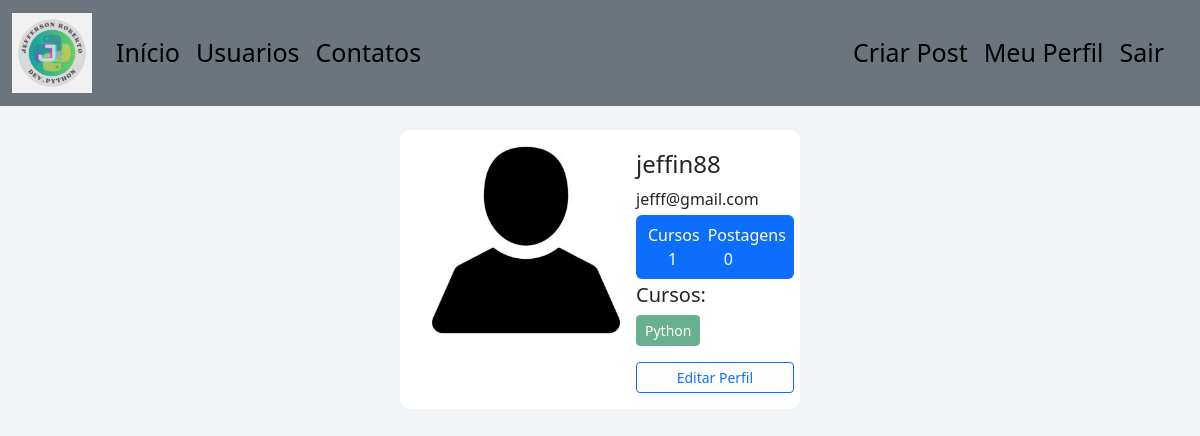
The page /perfil (signed in) on the database its author committed.
### ProjectBlogJeff/models.py (models this page shows)
class Usuario(database.Model, UserMixin):
    id = database.Column(database.Integer, primary_key=True)
    username = database.Column(database.String(10), nullable=False, unique=True)
    email = database.Column(database.String, unique=True, nullable=False)
    senha = database.Column(database.String, nullable=False)
    foto_de_perfil = database.Column(database.String, nullable=False, default='default.jpg')
    posts = database.relationship('Post', backref='autor', lazy=True)
    cursos = database.Column(database.String, nullable=False, default='Não informado')

### ProjectBlogJeff/routes.py (the view)
@app.route('/perfil')
@login_required
def meu_perfil():
    form_editar_perfil = FormEditarPerfil()
    foto_perfil = url_for('static', filename= 'fotos_perfil/{}'.format(current_user.foto_de_perfil))
    cursos = cursos_lista(current_user.cursos)
    qtd_cursos = len(cursos)
    return render_template('meu_perfil.html', foto_perfil=foto_perfil,
                           form_editar_perfil=form_editar_perfil, cursos=cursos, qtd_cursos=qtd_cursos)

### ProjectBlogJeff/funcoes.py (called while the page is built)
def cursos_lista(cursos):
    lista = []
    cursos = cursos.split(';')
    for curso in cursos:
        lista.append(curso)
    return lista

### ProjectBlogJeff/models.py (called while the page is built)
@login_manager.user_loader
def load_user(id_usuario):
    return Usuario.query.get(int(id_usuario))

### ProjectBlogJeff/templates/meu_perfil.html (shortened to what this page needs)
{% extends 'base.html' %}
{% block body %}
<div class="container d-flex justify-content-center">
    <div class="card p-3" >
            <div class="row">
                <div class="col-perfil d-flex" >
                    <div class="pe-0">
                        <img src="{{ foto_perfil }}" class = "rounded px-3" width="220" >
                    </div>
                    <div class="w-100 pe-5">
                       <h4 class="mt-1"> {{ current_user.username }}</h4>
                       <span style = "font-size:16px" >{{ current_user.email }}</span>
                       <div class="p-2 mt-1 bg-primary d-flex justify-content-between rounded text-white">
                           {% if 'Não informado' in current_user.cursos %}
                               <div class="d-flex flex-column">
                                    <span class="articles ps-1">Cursos</span>
                                    <span class="number1 ps-4">0</span>
                                </div>
                           {% else %}
                                <div class="d-flex flex-column">
                                    <span class="articles ps-1">Cursos</span>
                                    <span class="number1 ps-4">{{ qtd_cursos }}</span>
                                </div>
                           {% endif %}
                            <div class="d-flex flex-column">
                                <span class="articles ps-2">Postagens</span>
                                <span class="number1 ps-4">0</span>
                            </div>
                       </div>
                       <div class="mt-1 justify-content-center w-100">
                           <h5>Cursos:</h5>
                                {% for curso in cursos %}
                           <button type="button" class="btn btn-success btn-sm disabled ">{{ curso }}</button>
                                {% endfor %}
                       </div>
                       <div class="button mt-3 d-flex flex-row align-items-center">
                            <a class ="w-100" href="{{ url_for('editar_perfil') }}">
                               <button class="btn btn-sm btn-outline-primary w-100">Editar Perfil</button>
                           </a>
                       </div>
                    </div>
                </div>
            </div>
    </div>
</div>
{% endblock %}

### ProjectBlogJeff/static/main.css (style rules this page uses)
body { background-color:#f2f5f8; }
a:link { color: black; background-color: transparent; text-decoration: none; }
.card { width: 400px; border: none; border-radius: 10px; background-color: #fff; }
.number1 { font-weight:500; }

### rows shown on the page
Usuario: username "jeffin88", email "jefff@gmail.com", cursos "Python"

### other values the page prints
{{ qtd_cursos }} "1"
